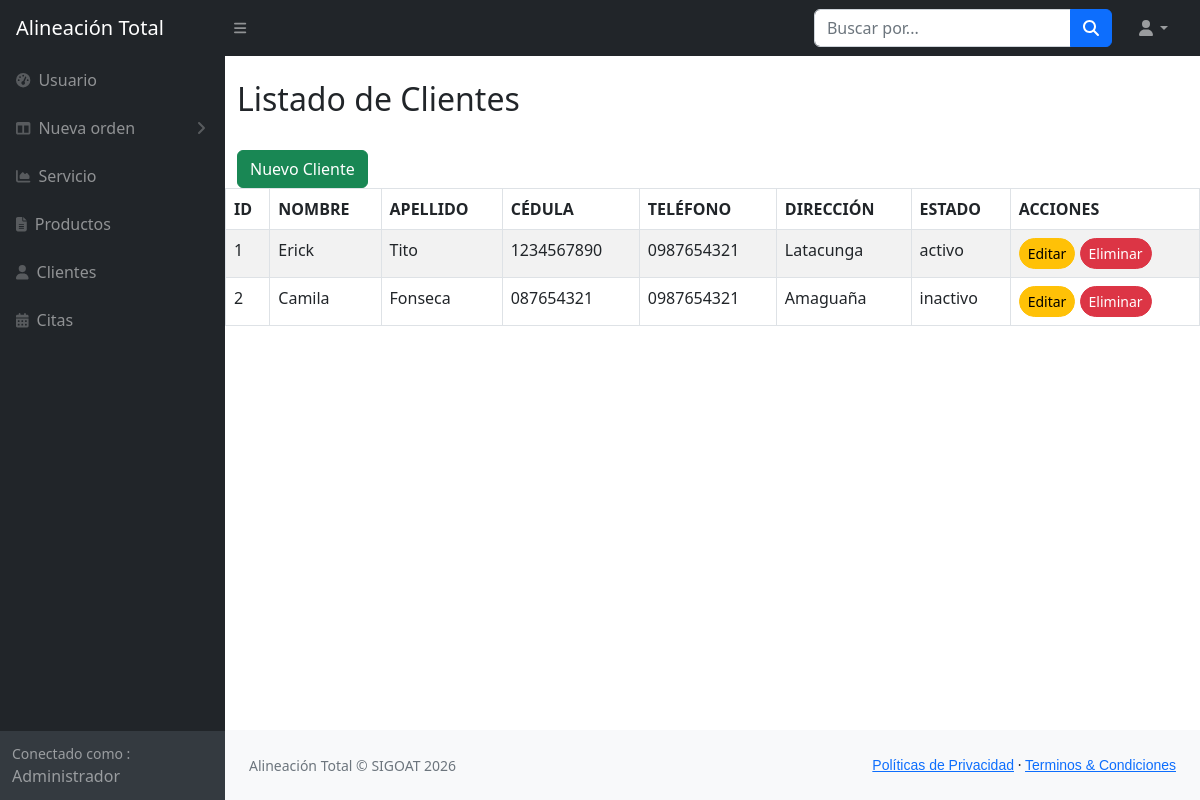
/clientes/, run on the app's committed database.
### clientes/models.py (models this page shows, shortened)
class Cliente(models.Model):
    nombre_cliente = models.CharField(max_length=100)
    apellido_cliente = models.CharField(max_length=100)
    cedula_cliente = models.CharField(max_length=10)
    telefono_cliente = models.CharField(max_length=15)
    direccion_cliente = models.CharField(max_length=255)
    estado_cliente = models.CharField(max_length=20)

### clientes/views.py (the view)
# urls.py: path('', views.listar_clientes, name='listar_clientes'),
def listar_clientes(request):
    clientes = Cliente.objects.all()
    return render(request, "clientes/listar_clientes.html", {'clientes': clientes})

### clientes/templates/clientes/listar_clientes.html (shortened to what this page needs)
{% load static %}
{% include 'private/header.html' %}
<div class="container mt-4">
    <h2>Listado de Clientes</h2>
    <br>
    <a href="{% url 'registrar_clientes' %}" class="btn btn-success">
        Nuevo Cliente
    </a>
</div>
<table class="table table-bordered table-striped table-hover">
    <thead>
        <tr>
            <th>ID</th>
            <th>NOMBRE</th>
            <th>APELLIDO</th>
            <th>CÉDULA</th>
            <th>TELÉFONO</th>
            <th>DIRECCIÓN</th>
            <th>ESTADO</th>
            <th>ACCIONES</th>
        </tr>
    </thead>
    <tbody>
        {% for cliente in clientes %}
        <tr>
            <td>{{ cliente.id }}</td>
            <td>{{ cliente.nombre_cliente }}</td>
            <td>{{ cliente.apellido_cliente }}</td>
            <td>{{ cliente.cedula_cliente }}</td>
            <td>{{ cliente.telefono_cliente }}</td>
            <td>{{ cliente.direccion_cliente }}</td>
            <td>{{ cliente.estado_cliente }}</td>
            <td>
                <a href="{% url 'editar_clientes' cliente.id %}"
                   class="btn btn-sm btn-warning rounded-pill">
                    Editar
                </a>
                <a href="{% url 'eliminar_clientes' cliente.id %}"
                   class="btn btn-sm btn-danger rounded-pill"
                   onclick="return confirm('¿Estás seguro de eliminar este cliente?');">
                    Eliminar
                </a>
            </td>
        </tr>
        {% empty %}
        <tr>
            <td colspan="8" class="alert alert-danger text-center">
                No se encuentran registros
            </td>
        </tr>
        {% endfor %}
    </tbody>
</table>
{% include 'private/footer.html' %}

### dashboard/templates/private/header.html (shortened to what this page needs)
{% load static %}
<!DOCTYPE html>
<html lang="es">
<head>
    <link href="https://cdn.jsdelivr.net/npm/simple-datatables@7.1.2/dist/style.min.css" rel="stylesheet" />
    <link href="{% static 'private/css/styles.css' %}" rel="stylesheet" />
</head>
<body class="sb-nav-fixed">
    <nav class="sb-topnav navbar navbar-expand navbar-dark bg-dark">
        <a class="navbar-brand ps-3" href="{% url 'dashboard' %}">Alineación Total</a>
        <button class="btn btn-link btn-sm order-1 order-lg-0 me-4 me-lg-0" id="sidebarToggle" href="#!"><i
                class="fas fa-bars"></i></button>
        <form class="d-none d-md-inline-block form-inline ms-auto me-0 me-md-3 my-2 my-md-0">
            <div class="input-group">
                <input class="form-control" type="text" placeholder="Buscar por..." aria-label="Buscar por..."
                    aria-describedby="btnNavbarSearch" />
                <button class="btn btn-primary" id="btnNavbarSearch" type="button"><i
                        class="fas fa-search"></i></button>
            </div>
        </form>
        <ul class="navbar-nav ms-auto ms-md-0 me-3 me-lg-4">
            <li class="nav-item dropdown">
                <a class="nav-link dropdown-toggle" id="navbarDropdown" href="#" role="button" data-bs-toggle="dropdown"
                    aria-expanded="false"><i class="fas fa-user fa-fw"></i></a>
            </li>
        </ul>
    </nav>
    <div id="layoutSidenav">
        <div id="layoutSidenav_nav">
            <nav class="sb-sidenav accordion sb-sidenav-dark" id="sidenavAccordion">
                <div class="sb-sidenav-menu">
                    <div class="nav">
                        <a class="nav-link" href="{% url 'listar_usuarios' %}">
                            <div class="sb-nav-link-icon"><i class="fas fa-tachometer-alt"></i></div>
                            Usuario
                        </a>
                        <a class="nav-link collapsed" href="javascript:void(0)" data-bs-toggle="collapse"
                            data-bs-target="#collapseLayouts" aria-expanded="false" aria-controls="collapseLayouts">
                            <div class="sb-nav-link-icon"><i class="fas fa-columns"></i></div>
                            Nueva orden
                            <div class="sb-sidenav-collapse-arrow"><i class="fas fa-angle-down"></i></div>
                        </a>
                        <a class="nav-link" href="{% url 'servicio' %}">
                            <div class="sb-nav-link-icon"><i class="fas fa-chart-area"></i></div>
                            Servicio
                        </a>
                        <a class="nav-link" href="{% url 'listar_productos' %}">
                            <div class="sb-nav-link-icon"><i class="fas fa-file-alt"></i></div>
                            Productos
                        </a>
                        <a class="nav-link" href="{% url 'listar_clientes' %}">
    <div class="sb-nav-link-icon">
        <i class="fas fa-user"></i>
    </div>
    Clientes
</a>
<a class="nav-link" href="{% url 'listar_citas' %}">
    <div class="sb-nav-link-icon">
        <i class="fas fa-calendar-alt"></i>
    </div>
    Citas
</a>
                    </div>
                </div>
                <div class="sb-sidenav-footer">
                    <div class="small">Conectado como : </div>
                    Administrador
                </div>
            </nav>
        </div>
        <div id="layoutSidenav_content">

### dashboard/templates/private/footer.html (shortened to what this page needs)
{% load static %}
<footer class="py-4 bg-light mt-auto">
    <div class="container-fluid px-4">
        <div class="d-flex align-items-center justify-content-between small">
            <div class="text-muted">Alineación Total &copy; SIGOAT 2026</div>
            <div>
                <a href="#" style="font-family: Arial;">Políticas de Privacidad</a>
                &middot;
                <a href="#" style="font-family: Arial;">Terminos &amp; Condiciones</a>
            </div>
        </div>
    </div>
</footer>
</div>
</div>
</body>
</html>

### data on the page
Cliente: id "1", nombre_cliente "Erick", apellido_cliente "Tito", cedula_cliente "1234567890", telefono_cliente "0987654321", direccion_cliente "Latacunga", estado_cliente "activo"
Cliente: id "2", nombre_cliente "Camila", apellido_cliente "Fonseca", cedula_cliente "087654321", telefono_cliente "0987654321", direccion_cliente "Amaguaña", estado_cliente "inactivo"
